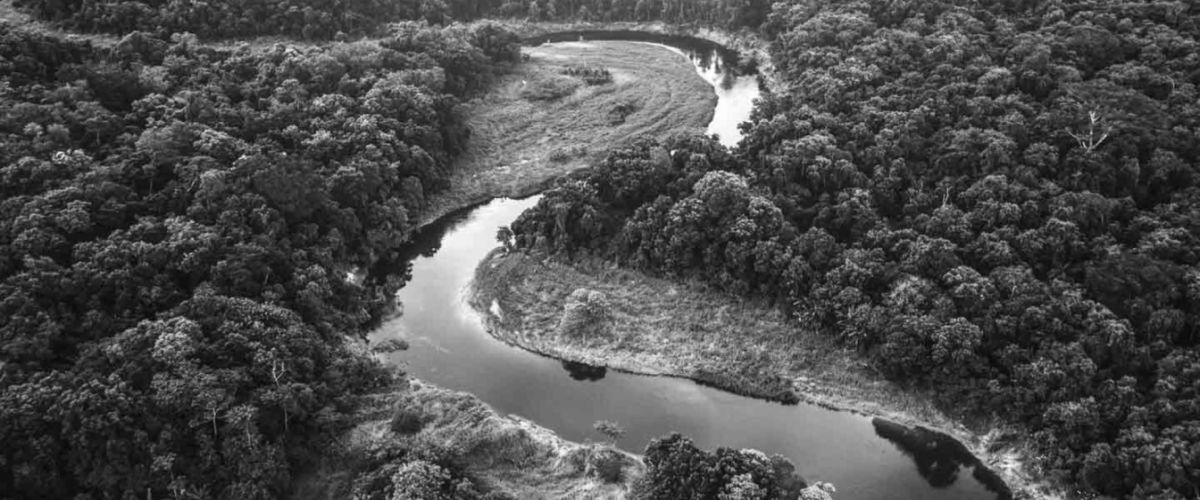
#> input picture 2_Algorithms_and_Complexity/Interpolation and its Applications/Code/2/nature.jpg, 1200 x 500 px, given in place of nature.png, which was not available
$ jupyter execute 3.Derivative_image_1.ipynb   (older library calls are emulated)   (text cells are left out)
#> lines starting #> are read from the running program, lines starting #| are printed output that depends on the picture; pictures that were not available may be replaced by others from this repository, and a replacement may not be noted
[cell 1]
import numpy as np
import cv2

# read image and convert to grayscale
img = cv2.imread('nature.png', 0)
#> img is the input picture: shape (500, 1200); min 5, max 255, mean 77.2

# compute sobel-x
sobelx = cv2.Sobel(img, cv2.CV_64F,1,0)
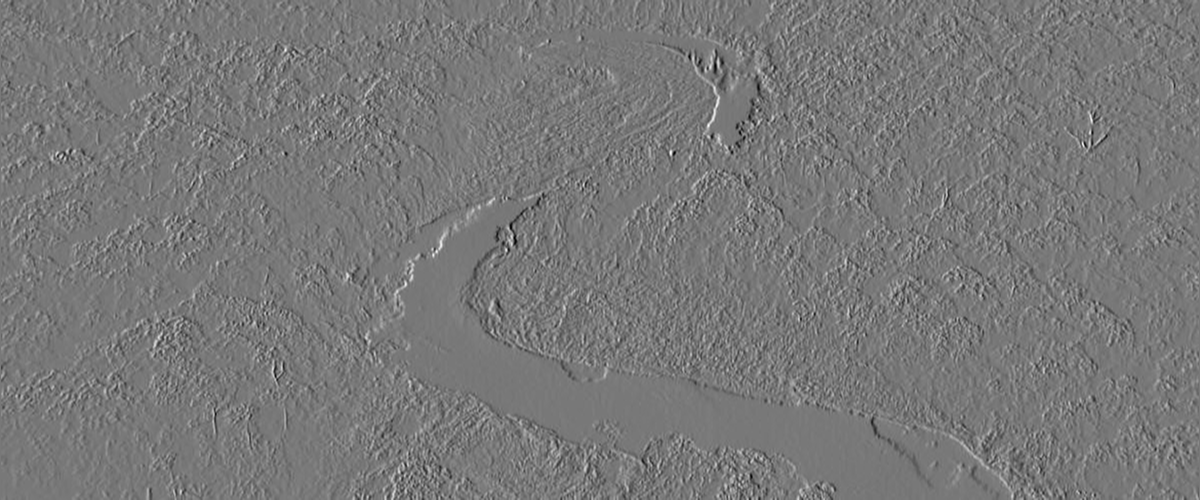
#> sobelx: shape (500, 1200) float64; min -535, max 596, mean 0; drawn with min black and max white
print(type(sobelx))
#| <class 'numpy.ndarray'>

# compute sobel-y
sobely = cv2.Sobel(img, cv2.CV_64F,0,1)
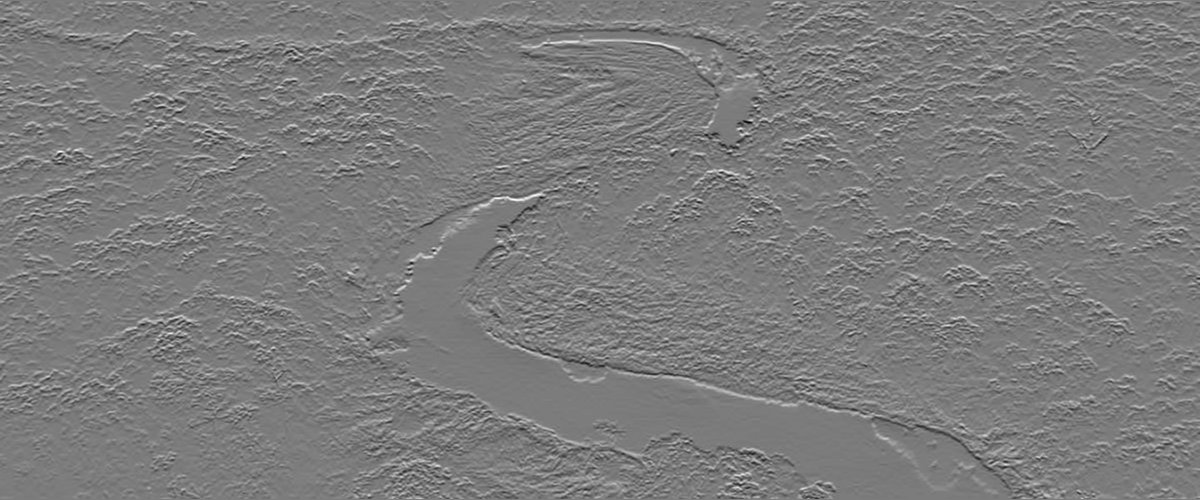
#> sobely: shape (500, 1200) float64; min -619, max 649, mean -0.1; drawn with min black and max white

# save results
cv2.imwrite('nature_edge_x.jpg', sobelx)
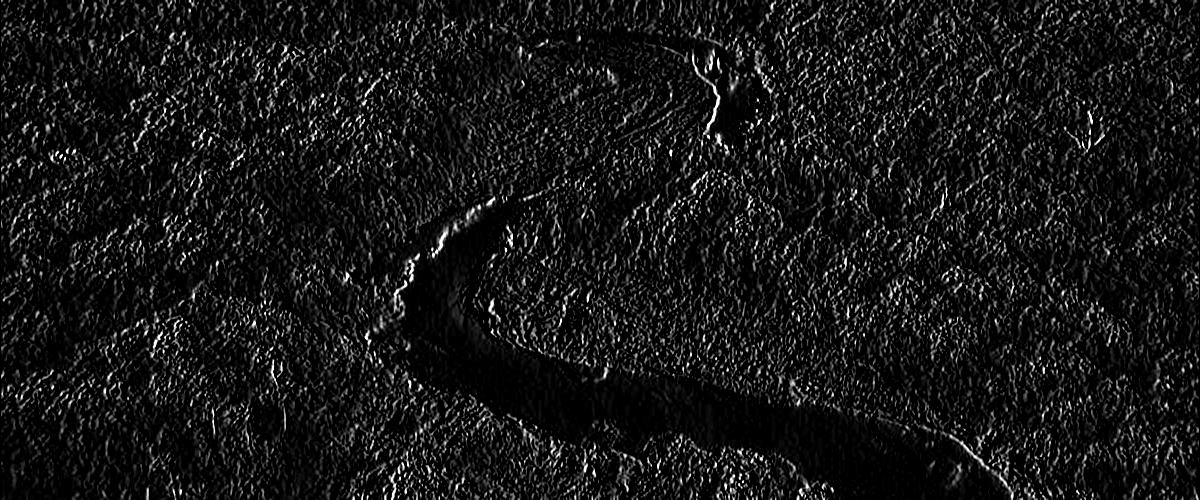
#> saved as nature_edge_x.jpg: shape (500, 1200); min 0, max 255, mean 22.3
cv2.imwrite('nature_edge_y.jpg', sobely)
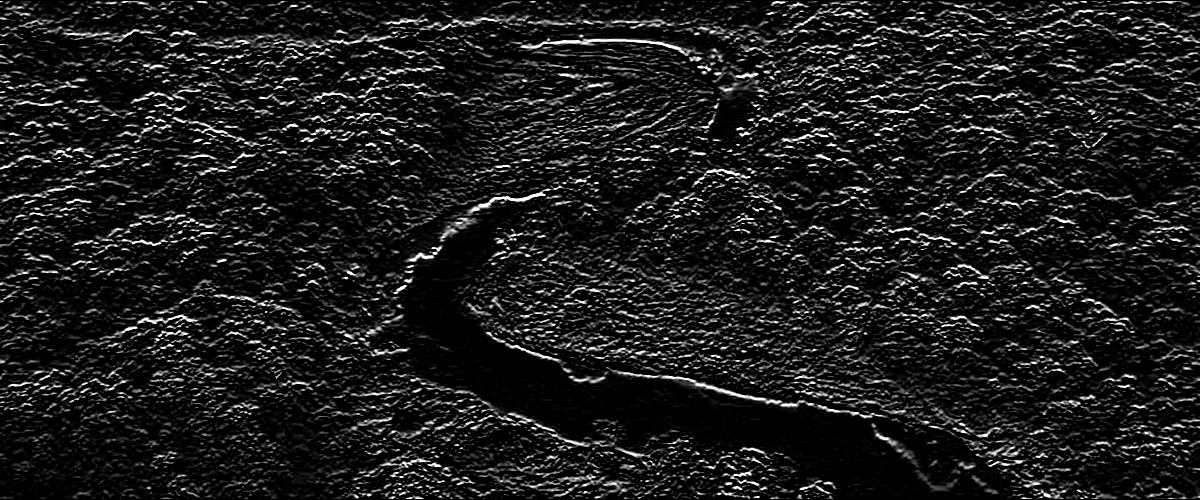
#> saved as nature_edge_y.jpg: shape (500, 1200); min 0, max 255, mean 28.1
#> Out = True

[cell 2]
# load an image
import cv2
import math
import numpy as np

image = cv2.imread('nature.jpg', 0).tolist()
#> image = 500 items

height = len(image)
#> height = 500
width = len(image[0])
#> width = 1200

print(f'height: {height}')
#| height: 500
print(f'width: {width}')
#| width: 1200

[cell 3]
def derivative_x(data, height, width):
    result = [[0]*width for _ in range(height)]

    # get rows and compute derivative
    for i in range(height):

        # for each row
        for j in range(width-1):
            d_value = data[i][j+1] - data[i][j]
            result[i][j] = d_value

    return result

[cell 4]
def derivative_x(data, height, width):
#> called with height = 500, width = 1200
    result = [[0]*width for _ in range(height)]
#> result = 500 items

    # get rows and compute derivative
    for i in range(height):

        # for each row
        for j in range(width-1):
            d_value = data[i][j+1] - data[i][j]

            # d_value can be positive or negative
            # process d_value to adapt to an image
            result[i][j] = abs(d_value)

    return result

[cell 5]
image_dx = derivative_x(image, height, width)
#> image_dx = 500 items
print(np.max(image_dx))
#| 107
print(np.min(image_dx))
#| 0
cv2.imwrite('1.image_dx.jpg', np.array(image_dx))
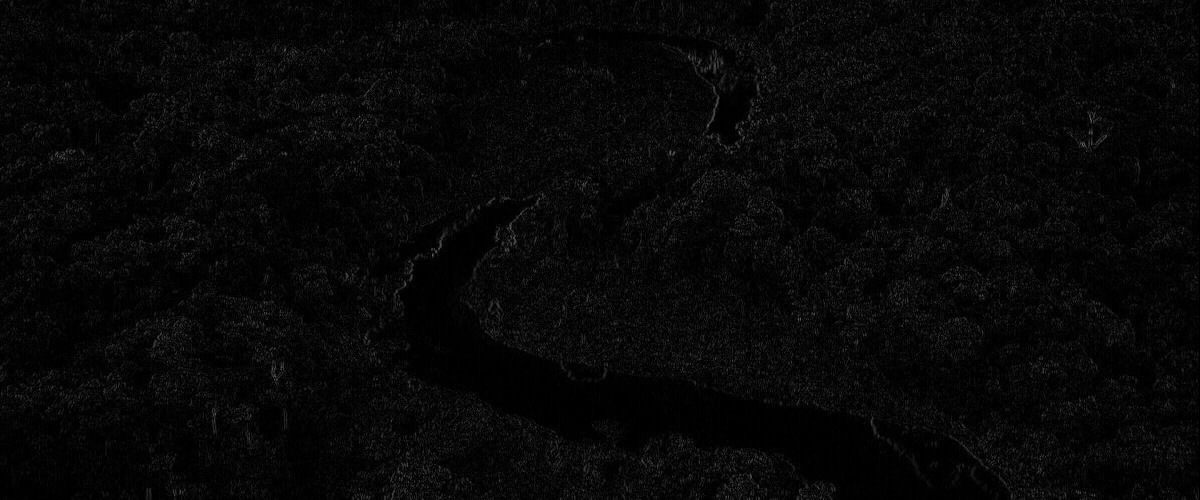
#> saved as 1.image_dx.jpg: shape (500, 1200); min 0, max 107, mean 7.4
#> Out = True

[cell 6]
def derivative_y(data, height, width):
#> called with height = 500, width = 1200
    result = [[0]*width for _ in range(height)]
#> result = 500 items

    # get columns and compute derivative
    for j in range(width):

        # for each column
        for i in range(height-1):
            d_value = data[i+1][j] - data[i][j]

            # d_value can be positive or negative
            # process d_value to adapt to an image
            result[i][j] = abs(d_value)*3

    return result

[cell 7]
image_dy = derivative_y(image, height, width)
#> image_dy = 500 items
print(np.max(image_dy))
#| 330
print(np.min(image_dy))
#| 0
cv2.imwrite('image_dy.jpg', np.array(image_dy))
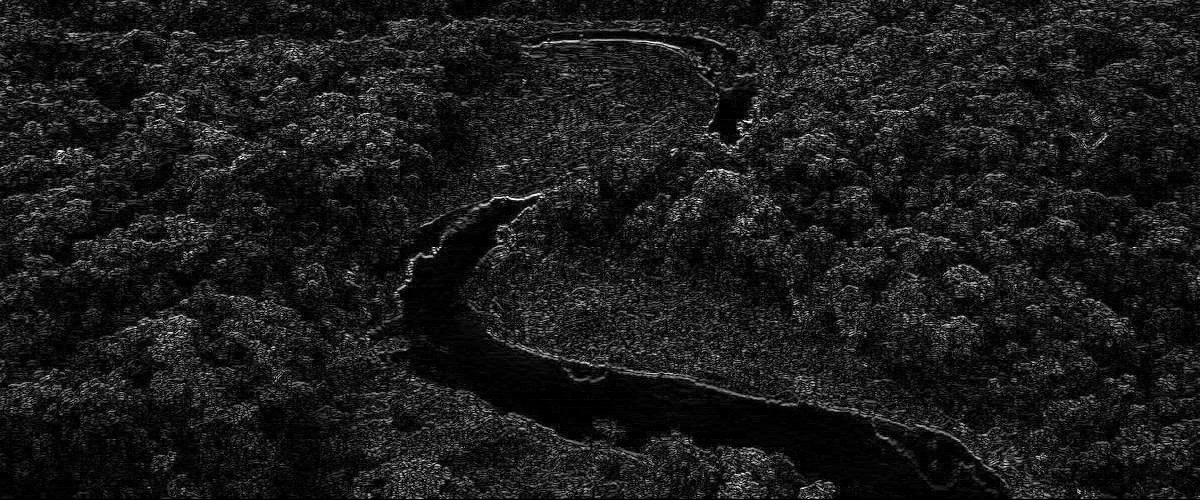
#> saved as image_dy.jpg: shape (500, 1200); min 0, max 255, mean 27.4
#> Out = True
